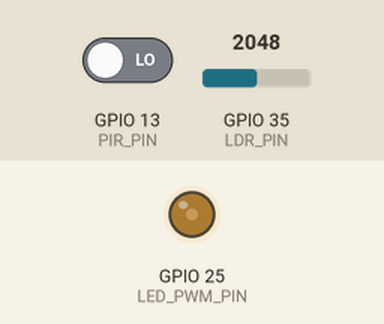
This sketch was run on a simulated ESP32. Parts: output pins drawn as LEDs (lit = HIGH). The inputs (shaded band) are chosen by the test bench; at power-on: GPIO 13 (PIR_PIN) LOW, GPIO 35 (LDR_PIN) = 2048. WiFi joins after 1.5 s; servers stay silent unless stated; uploads are accepted with an empty reply; what the sketch prints to the serial monitor is not drawn.

Above: at 2.7 s.
2.8 s: GPIO 13 (PIR_PIN) driven HIGH
At 3.7 s:
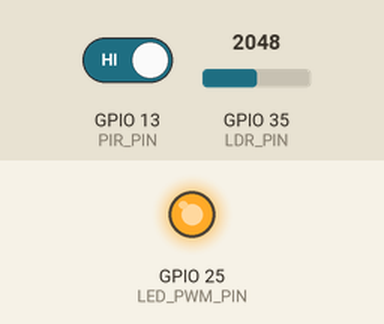
Timing chart, 0 to 5.8 s (numbered marks = the images above; inputs shaded):
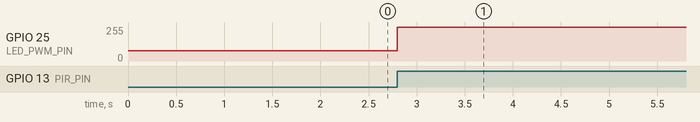

Measured:
- after the input at 2.8 s, GPIO 25 (LED_PWM_PIN): 76/255 → 255/255 at once

The sketch:

esp32_smart_pju.ino
```cpp
/*
  =============================================================
  SMARTCITY Smart City - ESP32 Smart Street Lighting (PJU)
  =============================================================
  Sensor: PIR Motion Sensor (HC-SR501) & LDR Sensor Cahaya
  Aktuator: PWM Dimmer LED (Lampu Jalan)
  Protocol: HTTP POST Telemetry & Polling Action
  =============================================================
*/

#include <WiFi.h>
#include <HTTPClient.h>
#include <ArduinoJson.h>

const char* ssid = "NAMA_WIFI_ANDA";
const char* password = "PASSWORD_WIFI_ANDA";
const char* serverUrl = "http://192.168.1.15:3000/api/iot/telemetry";

#define PIR_PIN 13
#define LDR_PIN 35
#define LED_PWM_PIN 25

// PWM Setup
const int pwmFreq = 5000;
const int pwmChannel = 0;
const int pwmResolution = 8; // 0 - 255

int currentBrightness = 30; // 30% standby
bool isMotionDetected = false;
unsigned long lastSend = 0;
unsigned long motionTimer = 0;

void setup() {
  Serial.begin(115200);
  pinMode(PIR_PIN, INPUT);
  pinMode(LDR_PIN, INPUT);

  ledcAttach(LED_PWM_PIN, pwmFreq, pwmResolution);
  setLampBrightness(currentBrightness);

  WiFi.begin(ssid, password);
  while (WiFi.status() != WL_CONNECTED) {
    delay(500);
    Serial.print(".");
  }
  Serial.println("\nWiFi Connected! IP: " + WiFi.localIP().toString());
}

void setLampBrightness(int percent) {
  currentBrightness = constrain(percent, 0, 100);
  int dutyCycle = map(currentBrightness, 0, 100, 0, 255);
  ledcWrite(LED_PWM_PIN, dutyCycle);
}

void loop() {
  int pirState = digitalRead(PIR_PIN);
  int ambientLight = analogRead(LDR_PIN); // Pembacaan intensitas cahaya sekitar

  // Jika terdeteksi objek/pejalan kaki di malam hari
  if (pirState == HIGH) {
    isMotionDetected = true;
    motionTimer = millis();
    setLampBrightness(100); // Terang maksimal 100%
  } else {
    if (millis() - motionTimer > 7000) { // Setelah 7 detik tanpa gerakan
      isMotionDetected = false;
      setLampBrightness(30); // Kembali redup hemat energi 30%
    }
  }

  // Kirim telemetri setiap 3 detik
  if (millis() - lastSend >= 3000) {
    lastSend = millis();
    if (WiFi.status() == WL_CONNECTED) {
      sendPJUTelemetry();
    }
  }
}

void sendPJUTelemetry() {
  StaticJsonDocument<300> doc;
  doc["deviceId"] = "ESP32-PJU-01";
  doc["type"] = "pju";
  doc["nodeId"] = "pju-1";

  JsonObject payload = doc.createNestedObject("payload");
  payload["brightness"] = currentBrightness;
  payload["powerWatts"] = map(currentBrightness, 0, 100, 15, 120);
  payload["motionDetected"] = isMotionDetected;
  payload["status"] = (currentBrightness > 50) ? "optimal" : "energy_saving";

  String requestBody;
  serializeJson(doc, requestBody);

  HTTPClient http;
  http.begin(serverUrl);
  http.addHeader("Content-Type", "application/json");
  int code = http.POST(requestBody);
  if (code > 0) {
    Serial.printf("[PJU SUCCESS] Code: %d | Brightness: %d%% | Motion: %s\n",
      code, currentBrightness, isMotionDetected ? "YES" : "NO");
  }
  http.end();
}
```
